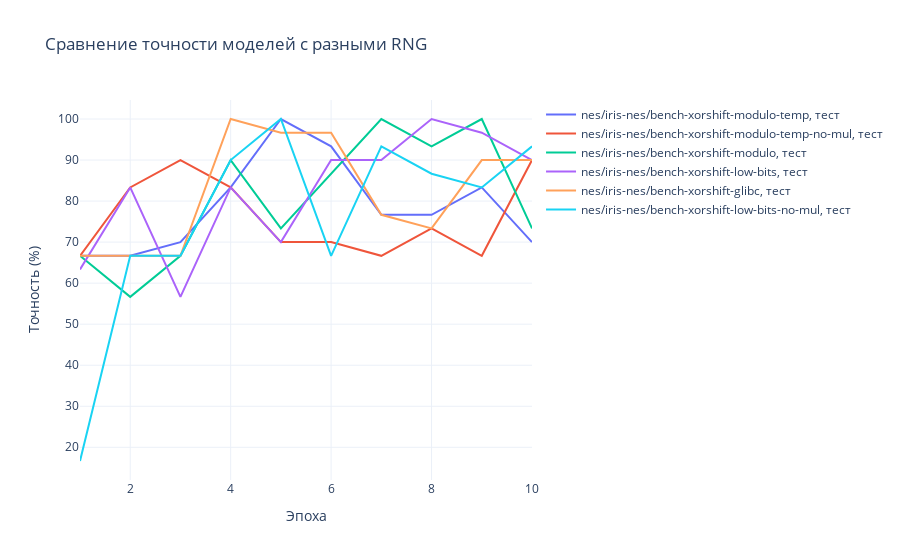

Notebook source saved alongside this figure:
### Code cell
show_graph("nes/iris-nes")

### Figure 1 — Plotly figure (JSON) as saved in the notebook; plotly's stock layout.template omitted (floating-point values rounded to 4 significant figures)
{"data": [{"mode": "lines", "name": "nes/iris-nes/bench-xorshift-modulo-temp, тест", "type": "scatter", "x": [1, 2, 3, 4, 5, 6, 7, 8, 9, 10], "y": [66.66, 66.66, 70, 83.33, 100, 93.33, 76.66, 76.66, 83.33, 70]}, {"mode": "lines", "name": "nes/iris-nes/bench-xorshift-modulo-temp-no-mul, тест", "type": "scatter", "x": [1, 2, 3, 4, 5, 6, 7, 8, 9, 10], "y": [66.66, 83.33, 90, 83.33, 70, 70, 66.66, 73.33, 66.66, 90]}, {"mode": "lines", "name": "nes/iris-nes/bench-xorshift-modulo, тест", "type": "scatter", "x": [1, 2, 3, 4, 5, 6, 7, 8, 9, 10], "y": [66.66, 56.66, 66.66, 90, 73.33, 86.66, 100, 93.33, 100, 73.33]}, {"mode": "lines", "name": "nes/iris-nes/bench-xorshift-low-bits, тест", "type": "scatter", "x": [1, 2, 3, 4, 5, 6, 7, 8, 9, 10], "y": [63.33, 83.33, 56.66, 83.33, 70, 90, 90, 100, 96.66, 90]}, {"mode": "lines", "name": "nes/iris-nes/bench-xorshift-glibc, тест", "type": "scatter", "x": [1, 2, 3, 4, 5, 6, 7, 8, 9, 10], "y": [66.66, 66.66, 66.66, 100, 96.66, 96.66, 76.66, 73.33, 90, 90]}, {"mode": "lines", "name": "nes/iris-nes/bench-xorshift-low-bits-no-mul, тест", "type": "scatter", "x": [1, 2, 3, 4, 5, 6, 7, 8, 9, 10], "y": [16.66, 66.66, 66.66, 90, 100, 66.66, 93.33, 86.66, 83.33, 93.33]}], "layout": {"title": {"text": "Сравнение точности моделей с разными RNG"}, "xaxis": {"title": {"text": "Эпоха"}}, "yaxis": {"title": {"text": "Точность (%)"}}}}
